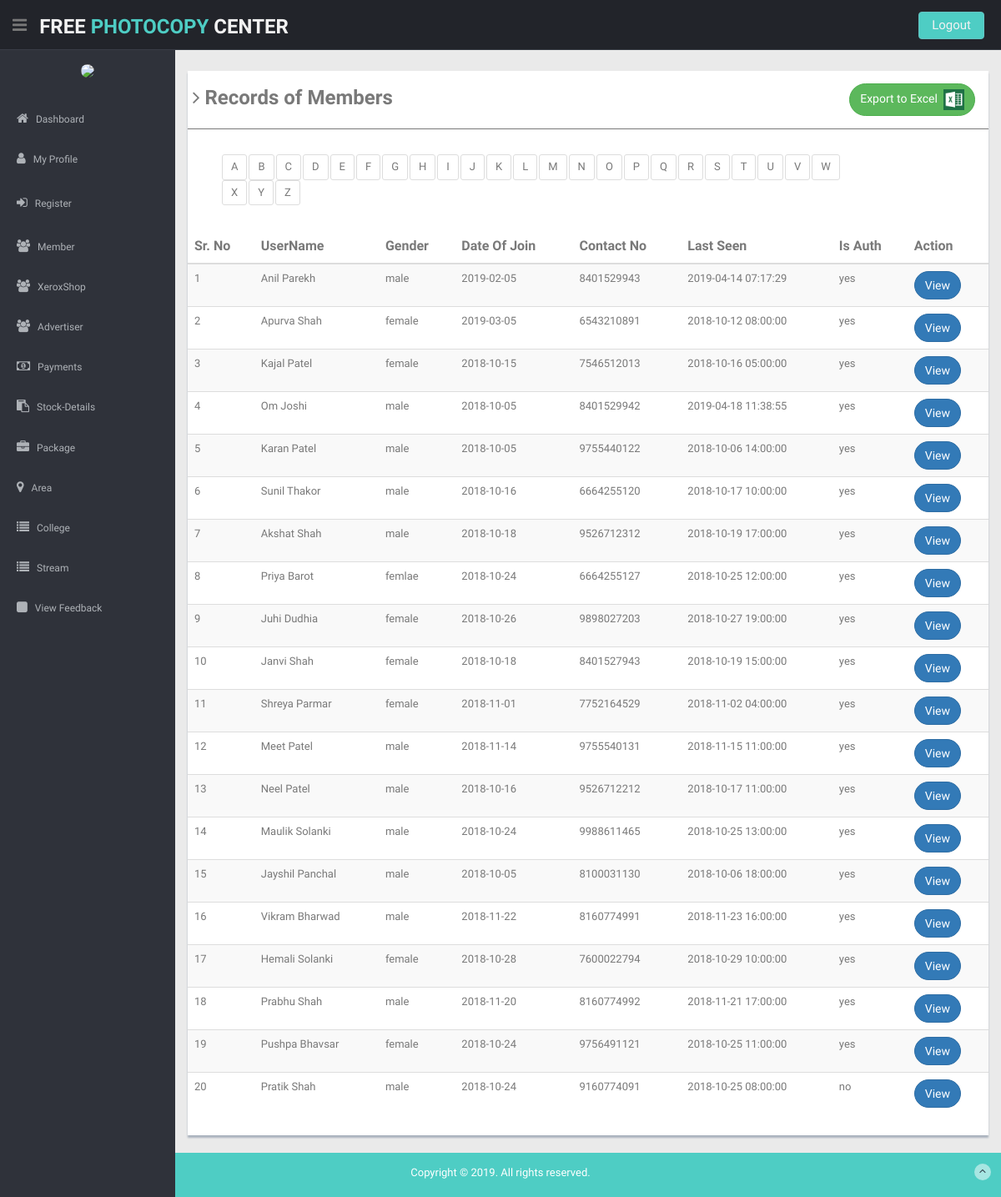
/admin/member.php, run on the app's committed database.
### tables this page shows
CREATE TABLE `member` (
  `MId` int(11) NOT NULL,
  `MUname` varchar(50) NOT NULL,
  `MPwd` varchar(20) NOT NULL,
  `MFname` varchar(50) NOT NULL,
  `MLname` varchar(50) NOT NULL,
  `Gender` varchar(30) NOT NULL,
  `Pic` varchar(300) NOT NULL,
  `DOJ` date NOT NULL,
  `DOB` date NOT NULL,
  `ContactNo` varchar(10) NOT NULL,
  `Email` varchar(50) NOT NULL,
  `Lseen` datetime NOT NULL,
  `IsAuth` varchar(30) NOT NULL,
  `CollegeId` int(11) NOT NULL,
  `StreamId` int(11) NOT NULL,
  `Address` varchar(300) NOT NULL,
  `AreaId` int(11) NOT NULL
);

### admin/member.php (the view, shortened to what this page needs)
<?php
include_once("header.php");
?>
<section class="wrapper site-min-height">
	<form name='frm' method='post' action='memexport.php'>
  <div class="row mt">
          <div class="col-md-12">
            <div class="content-panel">
              <font size="5">&nbsp;<i class="fa fa-angle-right"></i> <b>Records of Members</b> </font><p class="nav pull-right top-menu"><button class='btn btn-round btn-success' name='btnexport' type='submit'>Export to Excel&nbsp;&nbsp;<img src='img/icons/excel.png' height='25' width='25'></button>&nbsp;&nbsp;&nbsp;&nbsp;&nbsp;</p><hr><div class="dataTables_paginate paging_bootstrap pagination" style="margin-right: 16%;"><ul><li><a href="member.php?ChrID=A">A</a></li><li><a href="member.php?ChrID=B">B</a></li><li><a href="member.php?ChrID=C">C</a></li><li><a href="member.php?ChrID=D">D</a></li><li><a href="member.php?ChrID=E">E</a></li><li><a href="member.php?ChrID=F">F</a></li><li><a href="member.php?ChrID=G">G</a></li><li><a href="member.php?ChrID=H">H</a></li><li><a href="member.php?ChrID=I">I</a></li><li><a href="member.php?ChrID=J">J</a></li><li><a href="member.php?ChrID=K">K</a></li><li><a href="member.php?ChrID=L">L</a></li><li><a href="member.php?ChrID=M">M</a></li><li><a href="member.php?ChrID=N">N</a></li><li><a href="member.php?ChrID=O">O</a></li><li><a href="member.php?ChrID=P">P</a></li><li><a href="member.php?ChrID=Q">Q</a></li><li><a href="member.php?ChrID=R">R</a></li><li><a href="member.php?ChrID=S">S</a></li><li><a href="member.php?ChrID=T">T</a></li><li><a href="member.php?ChrID=U">U</a></li><li><a href="member.php?ChrID=V">V</a></li><li><a href="member.php?ChrID=W">W</a></li><li><a href="member.php?ChrID=X">X</a></li><li><a href="member.php?ChrID=Y">Y</a></li><li><a href="member.php?ChrID=Z">Z</a></li></ul></div>
<?php
$str="";
if(isset($_GET["ChrID"]))
{
$id=$_GET["ChrID"];
$str="select * from member where MUname like '$id%'";
}
else
{
$str="select * from member";
}
$conn=mysqli_connect("localhost","root","","freephotocopycenter");
$result=$conn->query($str);
$str1="<table class='table table-striped table-advance table-hover'>";
$str1.="<thead>
            <tr>
                    <th> <font size='3'>Sr. No</font></th>
            	 	    <th> <font size='3'>UserName</font></th>
                   	<th> <font size='3'>Gender</font></th>
                    <th> <font size='3'>Date Of Join</font></th>
                    <th> <font size='3'>Contact No</font></th>
                    <th> <font size='3'>Last Seen</font></th>
                    <th> <font size='3'>Is Auth</font></th>
                    <th> <font size='3'>Action</font></th>
            </tr>
        </thead>";
$no=1;
$cnt=mysqli_num_rows($result);
if($cnt!=0)
{
while($row=$result->fetch_assoc())
{
  $str1.="<tr><td>".$no."</td><td>".$row["MUname"]."</td><td>".$row["Gender"]."</td><td>".$row["DOJ"]."</td><td>".$row["ContactNo"]."</td><td>".$row["Lseen"]."</td><td>".$row["IsAuth"]."</td><td><a href='memberprofile.php?ID=".$row["MId"]."'class='btn btn-round btn-primary'>View</a></td></tr>";
  $no++;
}
$str1.="</table>";
}
else
{
  $str1="<br><br><br><h2 align='center'>No Record Found</h2>";
}
echo $str1;
?>
			</div>
          </div>
        </div>
      </form>
</section>
<?php
include_once("footer.php");
?>

### admin/css/style.css (style rules this page uses)
body { color: #797979; background: #eaeaea; font-family: 'Ruda', sans-serif; padding: 0px !important; margin: 0px !important; font-size:13px; }
ul li { list-style: none; }
a, a:hover, a:focus { text-decoration: none; outline: none; }
.btn-round { border-radius: 20px; -webkit-border-radius: 20px; }
hr { margin-top: 20px; margin-bottom: 20px; border: 0; border-top: 1px solid #797979; }
.mt { margin-top: 25px; }
.wrapper { display: inline-block; margin-top: 60px; padding-left: 15px; padding-right: 15px; padding-bottom: 15px; padding-top: 0px; width: 100%; }
.content-panel { background: #ffffff; box-shadow: 0px 3px 2px #aab2bd; padding-top: 15px; padding-bottom: 5px; }
.dataTables_paginate.paging_bootstrap.pagination { float: right; margin-top: -5px; margin-bottom: 15px; }
.dataTables_paginate { padding: 15px 0; }
.dataTables_paginate.paging_bootstrap.pagination li { float: left; margin: 0 1px; border: 1px solid #ddd; border-radius: 3px; -webkit-border-radius: 3px; }
.dataTables_paginate.paging_bootstrap.pagination li a { color: #797979; padding: 5px 10px; display: inline-block; }
.pagination li a { color: #32323a; }
.site-min-height { min-height: 900px; }

### data on the page
member: MUname "Anil Parekh", Gender "male", DOJ "2019-02-05", ContactNo "8401529943", Lseen "2019-04-14 07:17:29", IsAuth "yes"
member: MUname "Apurva Shah", Gender "female", DOJ "2019-03-05", ContactNo "6543210891", Lseen "2018-10-12 08:00:00", IsAuth "yes"
member: MUname "Kajal Patel", Gender "female", DOJ "2018-10-15", ContactNo "7546512013", Lseen "2018-10-16 05:00:00", IsAuth "yes"
member: MUname "Om Joshi", Gender "male", DOJ "2018-10-05", ContactNo "8401529942", Lseen "2019-04-18 11:38:55", IsAuth "yes"
member: MUname "Karan Patel", Gender "male", DOJ "2018-10-05", ContactNo "9755440122", Lseen "2018-10-06 14:00:00", IsAuth "yes"
member: MUname "Sunil Thakor", Gender "male", DOJ "2018-10-16", ContactNo "6664255120", Lseen "2018-10-17 10:00:00", IsAuth "yes"
member: MUname "Akshat Shah", Gender "male", DOJ "2018-10-18", ContactNo "9526712312", Lseen "2018-10-19 17:00:00", IsAuth "yes"
member: MUname "Priya Barot", Gender "femlae", DOJ "2018-10-24", ContactNo "6664255127", Lseen "2018-10-25 12:00:00", IsAuth "yes"
member: MUname "Juhi Dudhia", Gender "female", DOJ "2018-10-26", ContactNo "9898027203", Lseen "2018-10-27 19:00:00", IsAuth "yes"
member: MUname "Janvi Shah", Gender "female", DOJ "2018-10-18", ContactNo "8401527943", Lseen "2018-10-19 15:00:00", IsAuth "yes"
member: MUname "Shreya Parmar", Gender "female", DOJ "2018-11-01", ContactNo "7752164529", Lseen "2018-11-02 04:00:00", IsAuth "yes"
member: MUname "Meet Patel", Gender "male", DOJ "2018-11-14", ContactNo "9755540131", Lseen "2018-11-15 11:00:00", IsAuth "yes"
member: MUname "Neel Patel", Gender "male", DOJ "2018-10-16", ContactNo "9526712212", Lseen "2018-10-17 11:00:00", IsAuth "yes"
member: MUname "Maulik Solanki", Gender "male", DOJ "2018-10-24", ContactNo "9988611465", Lseen "2018-10-25 13:00:00", IsAuth "yes"
member: MUname "Jayshil Panchal", Gender "male", DOJ "2018-10-05", ContactNo "8100031130", Lseen "2018-10-06 18:00:00", IsAuth "yes"
member: MUname "Vikram Bharwad", Gender "male", DOJ "2018-11-22", ContactNo "8160774991", Lseen "2018-11-23 16:00:00", IsAuth "yes"
member: MUname "Hemali Solanki", Gender "female", DOJ "2018-10-28", ContactNo "7600022794", Lseen "2018-10-29 10:00:00", IsAuth "yes"
member: MUname "Prabhu Shah", Gender "male", DOJ "2018-11-20", ContactNo "8160774992", Lseen "2018-11-21 17:00:00", IsAuth "yes"
member: MUname "Pushpa Bhavsar", Gender "female", DOJ "2018-10-24", ContactNo "9756491121", Lseen "2018-10-25 11:00:00", IsAuth "yes"
member: MUname "Pratik Shah", Gender "male", DOJ "2018-10-24", ContactNo "9160774091", Lseen "2018-10-25 08:00:00", IsAuth "no"
